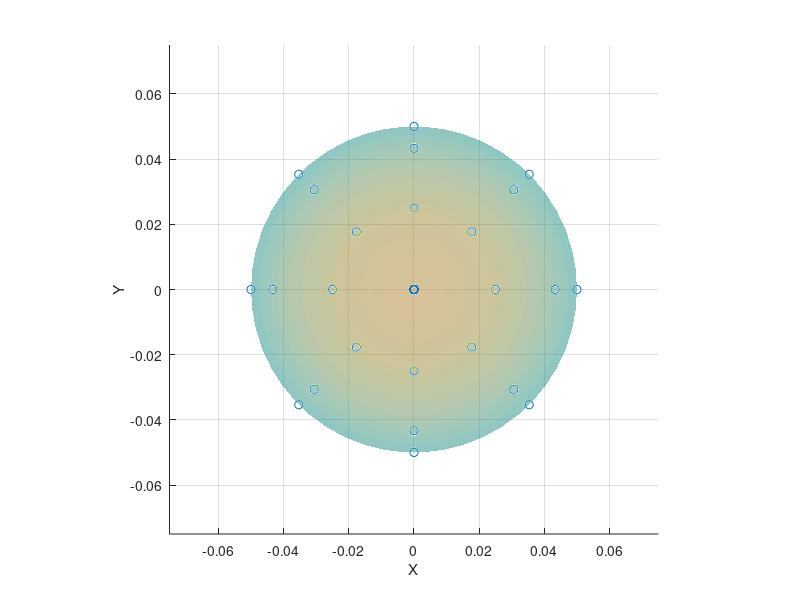
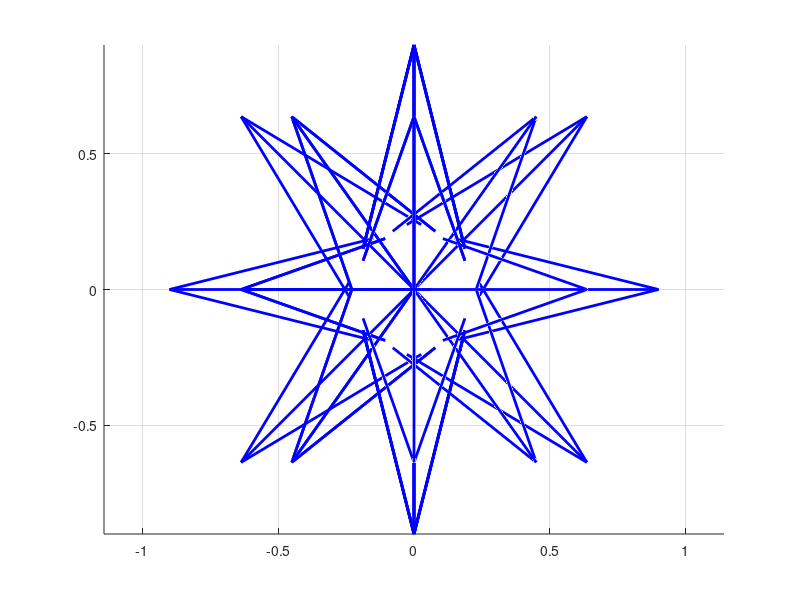
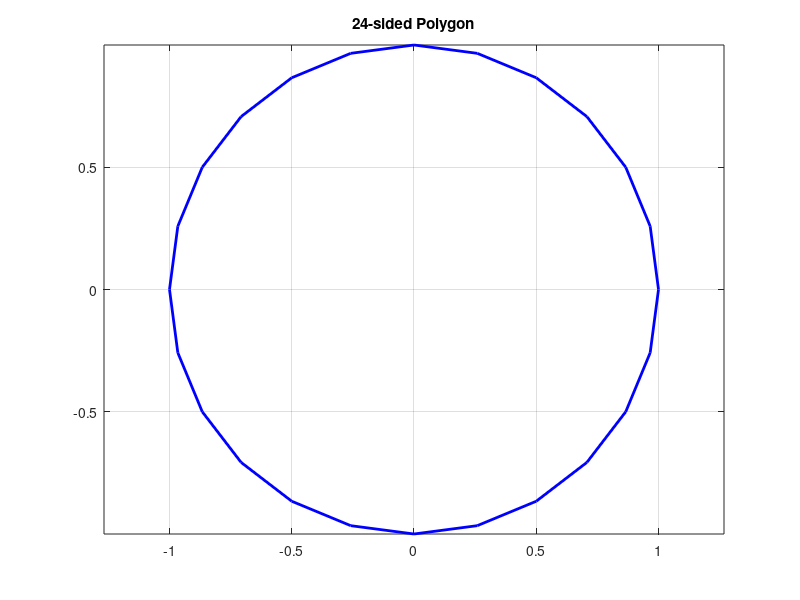

These charts were generated, in order, by the following MATLAB code:
phi = linspace(0, 2*pi, 9);
phi(end) = [];
theta = linspace(0, pi, 7);
theta(1) = [];

[PHI, THETA] = ndgrid(phi, theta);

PHI = reshape(PHI, [], 1);
THETA = reshape(THETA, [], 1);

ball = [PHI, THETA].';

ball = [ball, [0;0],[0;pi]];

points = [];

r = 0.05;
for i = 1:size(ball, 2)
    phi = ball(1, i);
    theta = ball(2, i);
    x = r*sin(theta)*cos(phi);
    y = r*sin(theta)*sin(phi);
    z = r*cos(theta);

    points = [points, [x;y;z]];
end

x = points(1,:);
y = points(2,:);
z = points(3,:) + 0.15;

figure;
hold on

plot3(x, y, z, 'o'); % 'o' specifies circle markers

grid on; % Adds grid lines for better visualization
xlabel('X-axis');
ylabel('Y-axis');
zlabel('Z-axis');
axis equal
% title('3D Scatter Plot of Points');

% Create a sphere
[x, y, z] = sphere(50);  % 50 is the resolution of the sphere

% Scale the sphere to the desired radius and shift its center
radius = 0.05;
x = radius * x;
y = radius * y;
z = radius * z + 0.15;

% Plot the sphere
surf(x, y, z, 'FaceAlpha', 0.3, 'EdgeColor', 'none');  % 0.3 makes the sphere 30% opaque

% Set axis properties
axis equal;
xlabel('X');
ylabel('Y');
zlabel('Z');
% % title('Transparent Sphere with Center at (0, 0.1) and Radius 0.05');
% 
xlim([-0.075,0.075])
ylim([-0.075 0.075])
zlim([0 0.25])

% quiver3(0, 0, 0.2, 0, 0, 0.02, 'r', 'LineWidth', 2, 'MaxHeadSize', 2);
% quiver3(0, 0, 0.15, 0, 0, 0.02, 'r', 'LineWidth', 2, 'MaxHeadSize', 2);
% quiver3(0, 0, 0.1, 0, 0, 0.02, 'r', 'LineWidth', 2, 'MaxHeadSize', 2);
% quiver3(0, 0.05, 0.15, 0, 0, 0.02, 'r', 'LineWidth', 2, 'MaxHeadSize', 2);
% quiver3(0.05, 0, 0.15, 0, 0, 0.02, 'r', 'LineWidth', 2, 'MaxHeadSize', 2);
% quiver3(0, -0.05, 0.15, 0, 0, 0.02, 'r', 'LineWidth', 2, 'MaxHeadSize', 2);
% quiver3(-0.05, 0, 0.15, 0, 0, 0.02, 'r', 'LineWidth', 2, 'MaxHeadSize', 2);
% 
% 
% 
% 
% drawCylinder([0,0.05,0], [1;0;0;0], 0.5e-2, 1e-2)
% drawCylinder([0.05,0,0], [1;0;0;0], 0.5e-2, 1e-2)
% drawCylinder([0,-0.05,0], [1;0;0;0], 0.5e-2, 1e-2)
% drawCylinder([-0.05,0,0], [1;0;0;0], 0.5e-2, 1e-2)


%%
figure
hold on
grid on;
axis equal

% % Create a sphere
% [x, y, z] = sphere(50);  % 50 is the resolution of the sphere
% 
% % Scale the sphere to the desired radius and shift its center
% radius = 0.05;
% x = radius * x;
% y = radius * y;
% z = radius * z + 0.15;
% 
% % Plot the sphere
% surf(x, y, z, 'FaceAlpha', 0.3, 'EdgeColor', 'none');  % 0.3 makes the sphere 30% opaque

theta = linspace(0, 2*pi, 9);
theta(end) = [];
phi = linspace(0, pi, 5);
phi(end) = [];


% theta = linspace(0, 2*pi, 9);
% theta(end) = [];
% phi = linspace(0, pi, 5);
% phi(end) = [];
psi = [0];

[Theta, Phi, Psi] = ndgrid(theta, phi, psi);

Theta = reshape(Theta, [], 1);
Phi = reshape(Phi, [], 1);
Psi = reshape(Psi, [], 1);

Angles = [Theta, Phi, Psi].';



v = [0;0;1];

for i = 1:size(Angles, 2)
    theta = Angles(1,i);
    phi = Angles(2,i);
    psi = Angles(3,i);

    Rx_1 = [1 0 0;                  % rotate about x-axis
    0 cos(theta) -sin(theta);
    0 sin(theta) cos(theta)];
    
    Ry = [cos(phi) 0 sin(phi);    % rotate about y-axis
    0 1 0;
    -sin(phi) 0 cos(phi)];
    
    Rx_2 = [1 0 0;                  % rotate about x-axis
    0 cos(psi) -sin(psi);
    0 sin(psi) cos(psi)];

    % R_star = Rx_1 * Ry * Rx_2;
    R_star = Ry * Rx_1 * Rx_2;

    v_rotated = R_star * v;

    quiver3(0, 0, 0, v_rotated(1), v_rotated(2), v_rotated(3), 'LineWidth', 2, 'MaxHeadSize', 0.5, 'Color', 'b');
    quiver3(0, 0, 0, 0, 0, 1, 'LineWidth', 2, 'MaxHeadSize', 0.5, 'Color', 'r')

    % quiver3(0, 0, 0.10, v_rotated(1), v_rotated(2), v_rotated(3), 'r', 'LineWidth', 2, 'MaxHeadSize', 0.5);
    % quiver3(0, 0, 0.15, v_rotated(1), v_rotated(2), v_rotated(3), 'r', 'LineWidth', 2, 'MaxHeadSize', 0.5);
    % quiver3(0, 0, 0.20, v_rotated(1), v_rotated(2), v_rotated(3), 'r', 'LineWidth', 2, 'MaxHeadSize', 0.5);
    % quiver3(0.05, 0, 0.15, v_rotated(1), v_rotated(2), v_rotated(3), 'r', 'LineWidth', 2, 'MaxHeadSize', 0.5);
    % quiver3(0, 0.05, 0.15, v_rotated(1), v_rotated(2), v_rotated(3), 'r', 'LineWidth', 2, 'MaxHeadSize', 0.5);
    % quiver3(-0.05, 0, 0.15, v_rotated(1), v_rotated(2), v_rotated(3), 'r', 'LineWidth', 2, 'MaxHeadSize', 0.5);
    % quiver3(0, -0.05, 0.15, v_rotated(1), v_rotated(2), v_rotated(3), 'r', 'LineWidth', 2, 'MaxHeadSize', 0.5);

end

% zlim([0, 0.25])

% drawCylinder([0,0.10,0], [1;0;0;0], 0.5e-2, 1e-2)
% drawCylinder([0.10,0,0], [1;0;0;0], 0.5e-2, 1e-2)
% drawCylinder([0,-0.10,0], [1;0;0;0], 0.5e-2, 1e-2)
% drawCylinder([-0.10,0,0], [1;0;0;0], 0.5e-2, 1e-2)
% set(gca, 'XTickLabel', [], 'YTickLabel', [], 'ZTickLabel', []);

%% 24-side polygon
% Number of sides
n = 24;

% Angles for the vertices (0 to 2*pi)
theta = linspace(0, 2*pi, n+1);

% Define the radius (for simplicity, let's take it as 1)
r = 1;

% X and Y coordinates of the polygon vertices
x = r * cos(theta);
y = r * sin(theta);

% Plot the polygon
figure;
plot(x, y, 'b-', 'LineWidth', 2); % Blue line for the polygon
axis equal; % Equal scaling on both axes
grid on;
title('24-sided Polygon');


%% Function
function drawCylinder(P, Q, D, H)
    % P: Center of the cylinder [x, y, z]
    % Q: Quaternion representing orientation [w, xi, yj, zk]
    % D: Diameter of the cylinder
    % H: Height of the cylinder

    % Create a unit cylinder
    [X, Y, Z] = cylinder(1, 100);
    
    % Scale the cylinder
    X = X * D/2; % Diameter/2 for radius
    Y = Y * D/2;
    Z = Z * H; % Height

    % Convert quaternion to rotation matrix
    Q_norm = Q / norm(Q); % Normalize quaternion
    w = Q_norm(1);
    x = Q_norm(2);
    y = Q_norm(3);
    z = Q_norm(4);

    R = [1 - 2*y^2 - 2*z^2,     2*x*y - 2*z*w,       2*x*z + 2*y*w;
         2*x*y + 2*z*w,         1 - 2*x^2 - 2*z^2,   2*y*z - 2*x*w;
         2*x*z - 2*y*w,         2*y*z + 2*x*w,       1 - 2*x^2 - 2*y^2];

    % Apply rotation
    for i = 1:numel(X)
        point = [X(i); Y(i); Z(i)];
        rotated_point = R * point;
        X(i) = rotated_point(1);
        Y(i) = rotated_point(2);
        Z(i) = rotated_point(3);
    end

    % Translate the cylinder to the center
    X = X + P(1);
    Y = Y + P(2);
    Z = Z + P(3);

    % Plot the cylinder
    surf(X, Y, Z, "FaceColor", "flat");
    % axis equal;
    % xlabel('X');
    % ylabel('Y');
    % zlabel('Z');
    % title('3D Rotated and Translated Cylinder');
end


